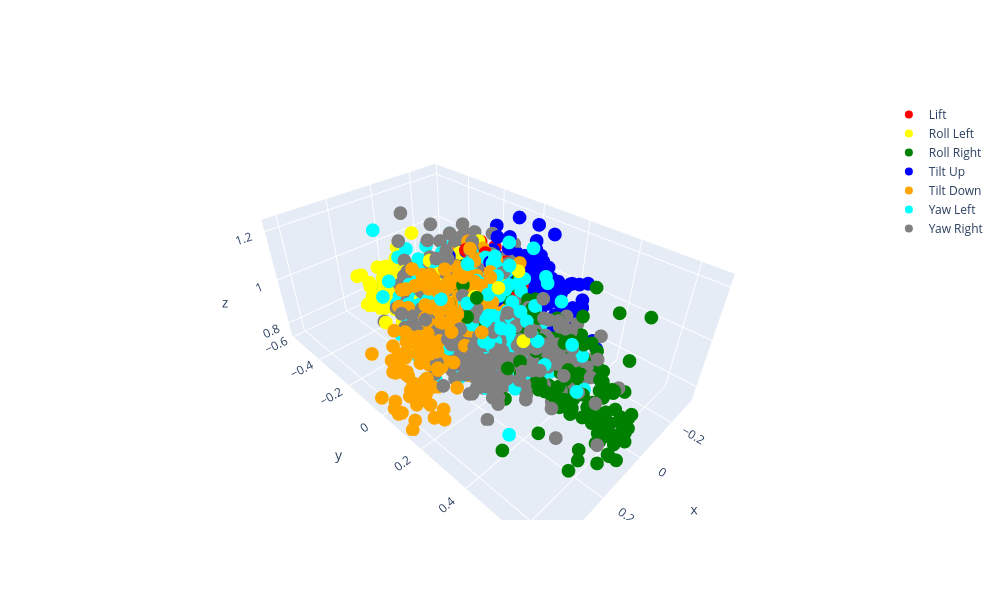

The code cell stored with this chart in its notebook:
### Code cell
import plotly.graph_objects as go

fig = go.Figure(
    data = [
        go.Scatter3d(x = df[df["gesture_name"] == "Lift"]["x"], y = df[df["gesture_name"] == "Lift"]["y"], z = df[df["gesture_name"] == "Lift"]["z"], mode = "markers", marker = dict(color = "red"), name = "Lift"),
        go.Scatter3d(x = df[df["gesture_name"] == "Roll Left"]["x"], y = df[df["gesture_name"] == "Roll Left"]["y"], z = df[df["gesture_name"] == "Roll Left"]["z"], mode = "markers", marker = dict(color = "yellow"), name = "Roll Left"),
        go.Scatter3d(x = df[df["gesture_name"] == "Roll Right"]["x"], y = df[df["gesture_name"] == "Roll Right"]["y"], z = df[df["gesture_name"] == "Roll Right"]["z"], mode = "markers", marker = dict(color = "green"), name = "Roll Right"),
        go.Scatter3d(x = df[df["gesture_name"] == "Tilt Down"]["x"], y = df[df["gesture_name"] == "Tilt Down"]["y"], z = df[df["gesture_name"] == "Tilt Down"]["z"], mode = "markers", marker = dict(color = "blue"), name = "Tilt Up"),
        go.Scatter3d(x = df[df["gesture_name"] == "Tilt Up"]["x"], y = df[df["gesture_name"] == "Tilt Up"]["y"], z = df[df["gesture_name"] == "Tilt Up"]["z"], mode = "markers", marker = dict(color = "orange"), name = "Tilt Down"),
        go.Scatter3d(x = df[df["gesture_name"] == "Yaw Left"]["x"], y = df[df["gesture_name"] == "Yaw Left"]["y"], z = df[df["gesture_name"] == "Yaw Left"]["z"], mode = "markers", marker = dict(color = "cyan"), name = "Yaw Left"),
        go.Scatter3d(x = df[df["gesture_name"] == "Yaw Right"]["x"], y = df[df["gesture_name"] == "Yaw Right"]["y"], z = df[df["gesture_name"] == "Yaw Right"]["z"], mode = "markers", marker = dict(color = "grey"), name = "Yaw Right")
    ]
)

fig.update_layout(width = 1000,  height = 600)
fig.show()

### Figure 1 — Plotly figure (JSON) as saved in the notebook; plotly's stock layout.template omitted (floating-point values rounded to 4 significant figures; data arrays with more than 128 entries replaced by an {"elided": "..."} marker saying what was removed)
{"data": [{"marker": {"color": "red"}, "mode": "markers", "name": "Lift", "type": "scatter3d", "x": {"elided": "2670 float values"}, "y": {"elided": "2670 float values"}, "z": {"elided": "2670 float values"}}, {"marker": {"color": "yellow"}, "mode": "markers", "name": "Roll Left", "type": "scatter3d", "x": {"elided": "2392 float values"}, "y": {"elided": "2392 float values"}, "z": {"elided": "2392 float values"}}, {"marker": {"color": "green"}, "mode": "markers", "name": "Roll Right", "type": "scatter3d", "x": {"elided": "2417 float values"}, "y": {"elided": "2417 float values"}, "z": {"elided": "2417 float values"}}, {"marker": {"color": "blue"}, "mode": "markers", "name": "Tilt Up", "type": "scatter3d", "x": {"elided": "2390 float values"}, "y": {"elided": "2390 float values"}, "z": {"elided": "2390 float values"}}, {"marker": {"color": "orange"}, "mode": "markers", "name": "Tilt Down", "type": "scatter3d", "x": {"elided": "2214 float values"}, "y": {"elided": "2214 float values"}, "z": {"elided": "2214 float values"}}, {"marker": {"color": "cyan"}, "mode": "markers", "name": "Yaw Left", "type": "scatter3d", "x": {"elided": "2782 float values"}, "y": {"elided": "2782 float values"}, "z": {"elided": "2782 float values"}}, {"marker": {"color": "grey"}, "mode": "markers", "name": "Yaw Right", "type": "scatter3d", "x": {"elided": "3143 float values"}, "y": {"elided": "3143 float values"}, "z": {"elided": "3143 float values"}}], "layout": {"height": 600, "width": 1000}}
